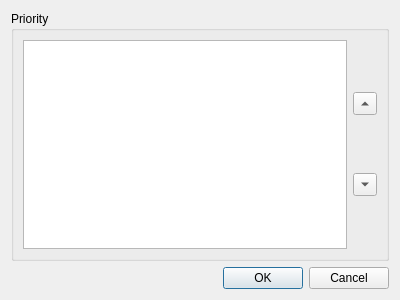
<?xml version="1.0" encoding="UTF-8"?>
<ui version="4.0">
 <class>DlgChangePriorityUI</class>
 <widget class="QDialog" name="DlgChangePriorityUI">
  <property name="windowModality">
   <enum>Qt::ApplicationModal</enum>
  </property>
  <property name="geometry">
   <rect>
    <x>0</x>
    <y>0</y>
    <width>400</width>
    <height>300</height>
   </rect>
  </property>
  <property name="windowTitle">
   <string>Select Priority</string>
  </property>
  <property name="modal">
   <bool>true</bool>
  </property>
  <layout class="QVBoxLayout" name="verticalLayout_2">
   <item>
    <widget class="QGroupBox" name="groupBox">
     <property name="title">
      <string>Priority</string>
     </property>
     <layout class="QHBoxLayout" name="horizontalLayout">
      <item>
       <widget class="QListWidget" name="_child_list"/>
      </item>
      <item>
       <layout class="QVBoxLayout" name="verticalLayout">
        <item>
         <widget class="QToolButton" name="_up">
          <property name="text">
           <string>...</string>
          </property>
          <property name="arrowType">
           <enum>Qt::UpArrow</enum>
          </property>
         </widget>
        </item>
        <item>
         <widget class="QToolButton" name="_down">
          <property name="text">
           <string>...</string>
          </property>
          <property name="arrowType">
           <enum>Qt::DownArrow</enum>
          </property>
         </widget>
        </item>
       </layout>
      </item>
     </layout>
    </widget>
   </item>
   <item>
    <widget class="QDialogButtonBox" name="buttonBox">
     <property name="orientation">
      <enum>Qt::Horizontal</enum>
     </property>
     <property name="standardButtons">
      <set>QDialogButtonBox::Cancel|QDialogButtonBox::Ok</set>
     </property>
    </widget>
   </item>
  </layout>
 </widget>
 <resources/>
 <connections>
  <connection>
   <sender>buttonBox</sender>
   <signal>accepted()</signal>
   <receiver>DlgChangePriorityUI</receiver>
   <slot>accept()</slot>
   <hints>
    <hint type="sourcelabel">
     <x>248</x>
     <y>254</y>
    </hint>
    <hint type="destinationlabel">
     <x>157</x>
     <y>274</y>
    </hint>
   </hints>
  </connection>
  <connection>
   <sender>buttonBox</sender>
   <signal>rejected()</signal>
   <receiver>DlgChangePriorityUI</receiver>
   <slot>reject()</slot>
   <hints>
    <hint type="sourcelabel">
     <x>316</x>
     <y>260</y>
    </hint>
    <hint type="destinationlabel">
     <x>286</x>
     <y>274</y>
    </hint>
   </hints>
  </connection>
 </connections>
</ui>
